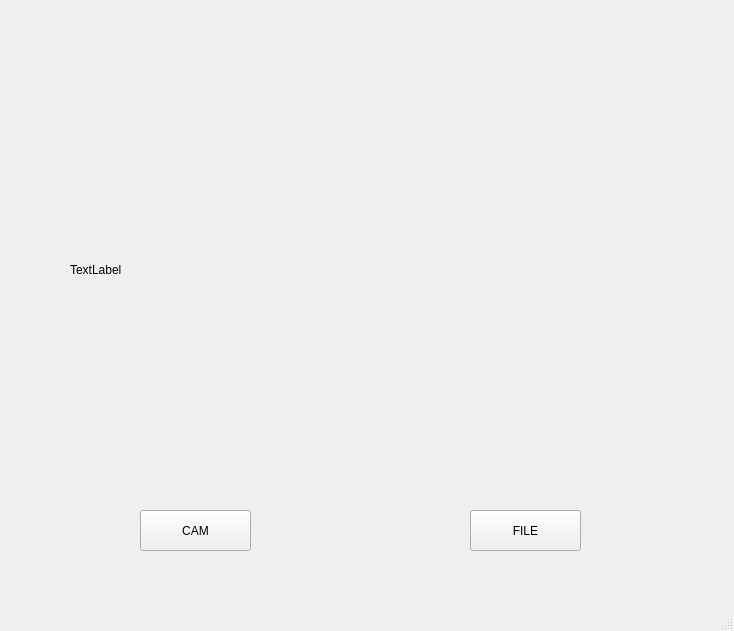
<?xml version="1.0" encoding="UTF-8"?>
<ui version="4.0">
 <class>MainWindow</class>
 <widget class="QMainWindow" name="MainWindow">
  <property name="geometry">
   <rect>
    <x>0</x>
    <y>0</y>
    <width>734</width>
    <height>631</height>
   </rect>
  </property>
  <property name="windowTitle">
   <string>MainWindow</string>
  </property>
  <widget class="QWidget" name="centralwidget">
   <widget class="QPushButton" name="nutcam">
    <property name="geometry">
     <rect>
      <x>140</x>
      <y>510</y>
      <width>111</width>
      <height>41</height>
     </rect>
    </property>
    <property name="text">
     <string>CAM</string>
    </property>
   </widget>
   <widget class="QLabel" name="khung">
    <property name="geometry">
     <rect>
      <x>70</x>
      <y>70</y>
      <width>600</width>
      <height>400</height>
     </rect>
    </property>
    <property name="autoFillBackground">
     <bool>true</bool>
    </property>
    <property name="text">
     <string>TextLabel</string>
    </property>
   </widget>
   <widget class="QPushButton" name="file">
    <property name="geometry">
     <rect>
      <x>470</x>
      <y>510</y>
      <width>111</width>
      <height>41</height>
     </rect>
    </property>
    <property name="text">
     <string>FILE</string>
    </property>
   </widget>
  </widget>
  <widget class="QMenuBar" name="menubar">
   <property name="geometry">
    <rect>
     <x>0</x>
     <y>0</y>
     <width>734</width>
     <height>21</height>
    </rect>
   </property>
  </widget>
  <widget class="QStatusBar" name="statusbar"/>
 </widget>
 <resources/>
 <connections/>
</ui>
